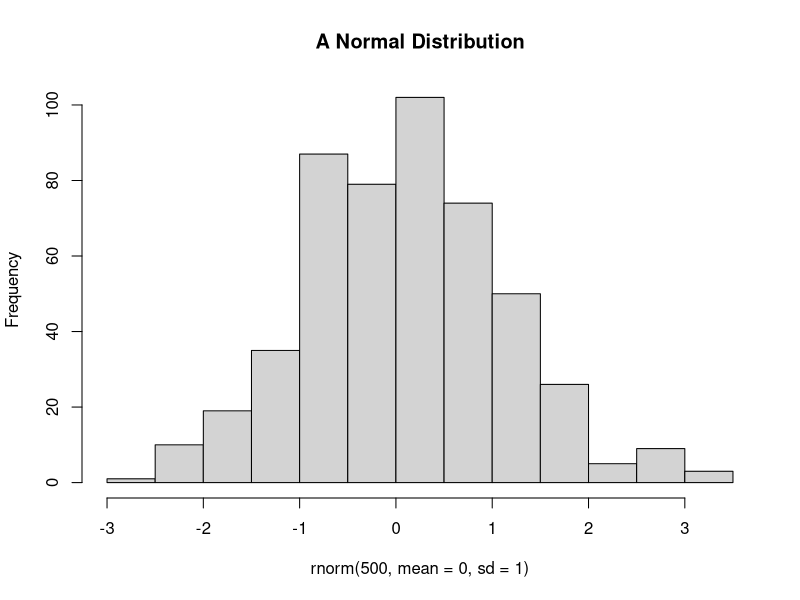
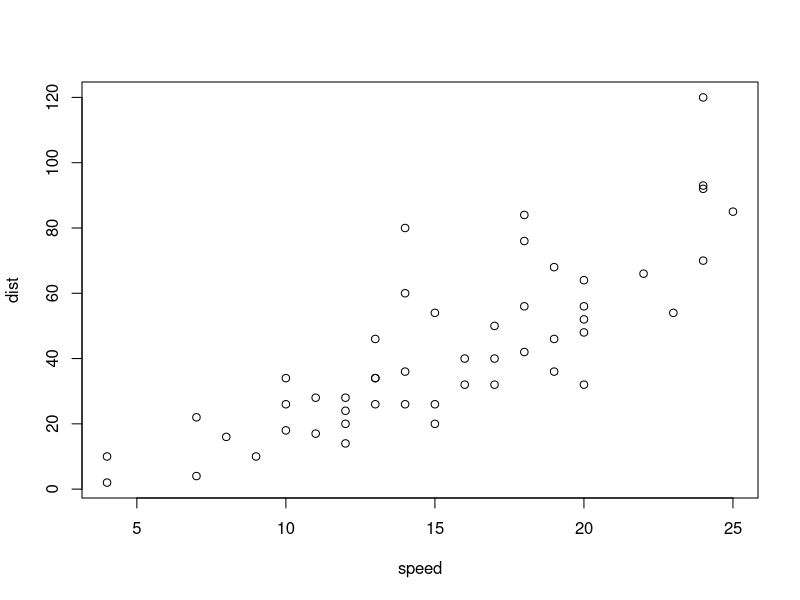

Here is the R script that generated these plots, in order:
## ---- chunk 1
hist(rnorm(500, mean=0, sd=1),
     main = "A Normal Distribution")
## ---- chunk 2
summary(cars)
## ---- chunk 3
plot(cars)
